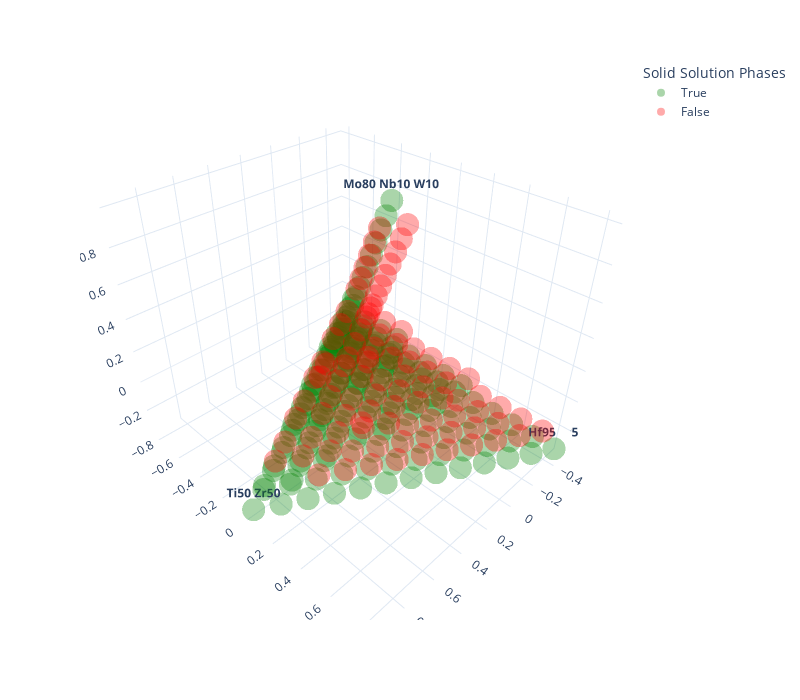

The notebook cell saved with this chart:
### Markdown cell above
**You should now see that only 281 phase equilibria calculations were performed to get all the feasible points! That's only a bit more than half of what we had to do in the previous section. Let's plot the path we found in the 3D space.** If you rotate the figure, you can clearly see the path gliding along the infeasible space boundary.

### Code cell
px.scatter_3d(gridAtt_projected_df, x='x', y='y', z='z', color=gridFeasible, text=labels, hover_name=formulas,
              template='plotly_white', width=800, height=700, opacity=0.333, color_discrete_sequence=['green', 'red'],
              labels={'color':'Solid Solution Phases', 'x':'', 'y':'', 'z':''})
